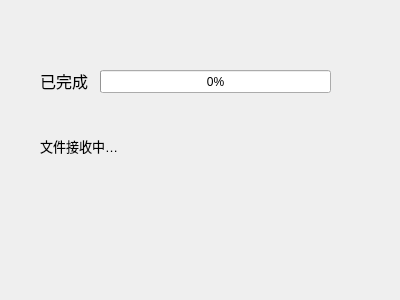
<?xml version="1.0" encoding="UTF-8"?>
<ui version="4.0">
 <class>receiver</class>
 <widget class="QWidget" name="receiver">
  <property name="geometry">
   <rect>
    <x>0</x>
    <y>0</y>
    <width>400</width>
    <height>300</height>
   </rect>
  </property>
  <property name="windowTitle">
   <string>Form</string>
  </property>
  <widget class="QProgressBar" name="progressBar">
   <property name="geometry">
    <rect>
     <x>100</x>
     <y>70</y>
     <width>231</width>
     <height>23</height>
    </rect>
   </property>
   <property name="value">
    <number>0</number>
   </property>
  </widget>
  <widget class="QLabel" name="cStatusL">
   <property name="geometry">
    <rect>
     <x>40</x>
     <y>110</y>
     <width>331</width>
     <height>71</height>
    </rect>
   </property>
   <property name="font">
    <font>
     <pointsize>10</pointsize>
    </font>
   </property>
   <property name="text">
    <string>文件接收中…</string>
   </property>
  </widget>
  <widget class="QLabel" name="label">
   <property name="geometry">
    <rect>
     <x>40</x>
     <y>70</y>
     <width>61</width>
     <height>21</height>
    </rect>
   </property>
   <property name="font">
    <font>
     <pointsize>12</pointsize>
    </font>
   </property>
   <property name="text">
    <string>已完成</string>
   </property>
  </widget>
 </widget>
 <resources/>
 <connections/>
</ui>
